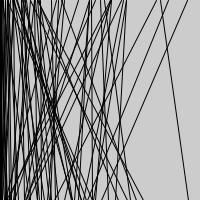
Frame 1 (no input)
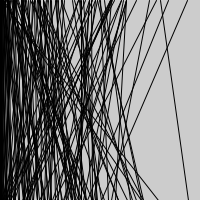
Frame 2 (the mouse pressed at the canvas centre, redrawn once)

The Processing sketch that drew these frames (run headless with seeded random() and noise(); the mouse was pressed at the canvas centre and the sketch redrawn once):

// Processing sketch: processing_14603
// ── processing_14603.pde

void setup(){
size(200,200);
noLoop();
}

void draw(){
  for (int i=0; i<200; i=i+3){
    line(random(i),0,random(i),200);
  }
}  
